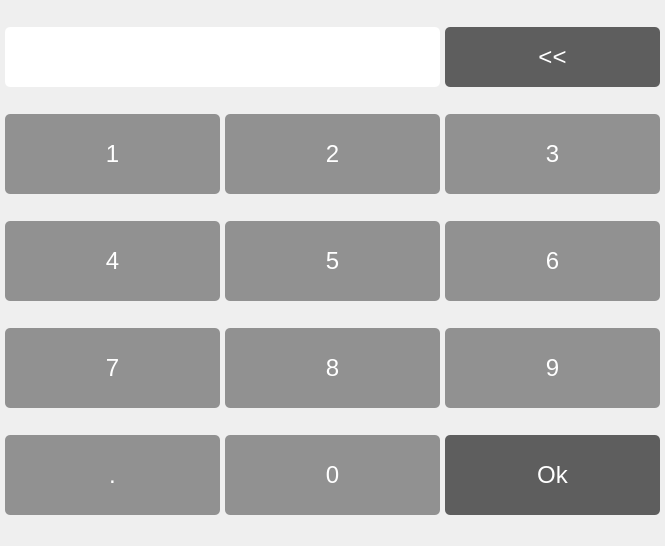
<?xml version="1.0" encoding="UTF-8"?>
<ui version="4.0">
 <class>container_ui</class>
 <widget class="QWidget" name="container_ui">
  <property name="geometry">
   <rect>
    <x>0</x>
    <y>0</y>
    <width>665</width>
    <height>546</height>
   </rect>
  </property>
  <property name="minimumSize">
   <size>
    <width>0</width>
    <height>0</height>
   </size>
  </property>
  <layout class="QGridLayout" name="central_layout">
   <property name="sizeConstraint">
    <enum>QLayout::SetDefaultConstraint</enum>
   </property>
   <property name="margin">
    <number>5</number>
   </property>
   <property name="spacing">
    <number>5</number>
   </property>
   <item row="4" column="0">
    <widget class="QPushButton" name="nb7">
     <property name="minimumSize">
      <size>
       <width>100</width>
       <height>80</height>
      </size>
     </property>
     <property name="styleSheet">
      <string notr="true">background-color:#919191;
border-radius: 5px;
font-size: 18pt; 
font-weight:40; 
color: #ffffff;</string>
     </property>
     <property name="text">
      <string>7</string>
     </property>
    </widget>
   </item>
   <item row="1" column="1">
    <widget class="QPushButton" name="nb2">
     <property name="minimumSize">
      <size>
       <width>100</width>
       <height>80</height>
      </size>
     </property>
     <property name="contextMenuPolicy">
      <enum>Qt::ActionsContextMenu</enum>
     </property>
     <property name="styleSheet">
      <string notr="true">background-color:#919191;
border-radius: 5px;
font-size: 18pt; 
font-weight:40; 
color: #ffffff;</string>
     </property>
     <property name="text">
      <string>2</string>
     </property>
    </widget>
   </item>
   <item row="1" column="0">
    <widget class="QPushButton" name="nb1">
     <property name="minimumSize">
      <size>
       <width>100</width>
       <height>80</height>
      </size>
     </property>
     <property name="styleSheet">
      <string notr="true">background-color:#919191;
border-radius: 5px;
font-size: 18pt; 
font-weight:40; 
color: #ffffff;</string>
     </property>
     <property name="text">
      <string>1</string>
     </property>
    </widget>
   </item>
   <item row="2" column="1">
    <widget class="QPushButton" name="nb5">
     <property name="minimumSize">
      <size>
       <width>100</width>
       <height>80</height>
      </size>
     </property>
     <property name="styleSheet">
      <string notr="true">background-color:#919191;
border-radius: 5px;
font-size: 18pt; 
font-weight:40; 
color: #ffffff;</string>
     </property>
     <property name="text">
      <string>5</string>
     </property>
    </widget>
   </item>
   <item row="1" column="2">
    <widget class="QPushButton" name="nb3">
     <property name="minimumSize">
      <size>
       <width>100</width>
       <height>80</height>
      </size>
     </property>
     <property name="styleSheet">
      <string notr="true">background-color:#919191;
border-radius: 5px;
font-size: 18pt; 
font-weight:40; 
color: #ffffff;</string>
     </property>
     <property name="text">
      <string>3</string>
     </property>
    </widget>
   </item>
   <item row="4" column="1">
    <widget class="QPushButton" name="nb8">
     <property name="minimumSize">
      <size>
       <width>100</width>
       <height>80</height>
      </size>
     </property>
     <property name="styleSheet">
      <string notr="true">background-color:#919191;
border-radius: 5px;
font-size: 18pt; 
font-weight:40; 
color: #ffffff;</string>
     </property>
     <property name="text">
      <string>8</string>
     </property>
    </widget>
   </item>
   <item row="2" column="2">
    <widget class="QPushButton" name="nb6">
     <property name="minimumSize">
      <size>
       <width>100</width>
       <height>80</height>
      </size>
     </property>
     <property name="styleSheet">
      <string notr="true">background-color:#919191;
border-radius: 5px;
font-size: 18pt; 
font-weight:40; 
color: #ffffff;</string>
     </property>
     <property name="text">
      <string>6</string>
     </property>
    </widget>
   </item>
   <item row="2" column="0">
    <widget class="QPushButton" name="nb4">
     <property name="minimumSize">
      <size>
       <width>100</width>
       <height>80</height>
      </size>
     </property>
     <property name="styleSheet">
      <string notr="true">background-color:#919191;
border-radius: 5px;
font-size: 18pt; 
font-weight:40; 
color: #ffffff;</string>
     </property>
     <property name="text">
      <string>4</string>
     </property>
    </widget>
   </item>
   <item row="4" column="2">
    <widget class="QPushButton" name="nb9">
     <property name="minimumSize">
      <size>
       <width>100</width>
       <height>80</height>
      </size>
     </property>
     <property name="styleSheet">
      <string notr="true">background-color:#919191;
border-radius: 5px;
font-size: 18pt; 
font-weight:40; 
color: #ffffff;</string>
     </property>
     <property name="text">
      <string>9</string>
     </property>
    </widget>
   </item>
   <item row="5" column="0">
    <widget class="QPushButton" name="point">
     <property name="minimumSize">
      <size>
       <width>100</width>
       <height>80</height>
      </size>
     </property>
     <property name="styleSheet">
      <string notr="true">background-color:#919191;
border-radius: 5px;
font-size: 18pt; 
font-weight:40; 
color: #ffffff;</string>
     </property>
     <property name="text">
      <string>.</string>
     </property>
    </widget>
   </item>
   <item row="5" column="1">
    <widget class="QPushButton" name="nb0">
     <property name="minimumSize">
      <size>
       <width>100</width>
       <height>80</height>
      </size>
     </property>
     <property name="styleSheet">
      <string notr="true">background-color:#919191;
border-radius: 5px;
font-size: 18pt; 
font-weight:40; 
color: #ffffff;</string>
     </property>
     <property name="text">
      <string>0</string>
     </property>
    </widget>
   </item>
   <item row="5" column="2">
    <widget class="QPushButton" name="ok">
     <property name="minimumSize">
      <size>
       <width>100</width>
       <height>80</height>
      </size>
     </property>
     <property name="styleSheet">
      <string notr="true">background-color:#5e5e5e;
border-radius: 5px;
font-size: 18pt; 
font-weight:40; 
color: #ffffff;</string>
     </property>
     <property name="text">
      <string>Ok</string>
     </property>
    </widget>
   </item>
   <item row="0" column="0" colspan="2">
    <widget class="QLabel" name="num_res">
     <property name="styleSheet">
      <string notr="true">background-color: #ffffff;
border-radius: 5px;
font-size: 18pt; 
font-weight:40; 
color: #494842;</string>
     </property>
     <property name="text">
      <string/>
     </property>
     <property name="alignment">
      <set>Qt::AlignRight|Qt::AlignTrailing|Qt::AlignVCenter</set>
     </property>
    </widget>
   </item>
   <item row="0" column="2">
    <widget class="QPushButton" name="clear">
     <property name="minimumSize">
      <size>
       <width>0</width>
       <height>60</height>
      </size>
     </property>
     <property name="styleSheet">
      <string notr="true">background-color:#5e5e5e;
border-radius: 5px;
font-size: 18pt; 
font-weight:40; 
color: #ffffff;</string>
     </property>
     <property name="text">
      <string>&lt;&lt;</string>
     </property>
    </widget>
   </item>
  </layout>
 </widget>
 <layoutdefault spacing="10" margin="11"/>
 <tabstops>
  <tabstop>nb1</tabstop>
  <tabstop>nb2</tabstop>
  <tabstop>nb3</tabstop>
  <tabstop>nb4</tabstop>
  <tabstop>nb5</tabstop>
  <tabstop>nb6</tabstop>
  <tabstop>nb7</tabstop>
  <tabstop>nb8</tabstop>
  <tabstop>nb9</tabstop>
  <tabstop>point</tabstop>
  <tabstop>nb0</tabstop>
  <tabstop>ok</tabstop>
  <tabstop>clear</tabstop>
 </tabstops>
 <resources/>
 <connections/>
</ui>
